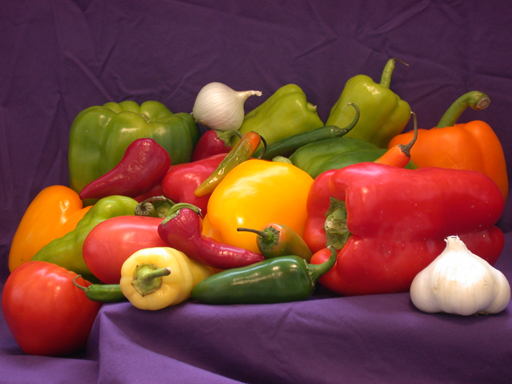
%> input picture TP1 - Perceptual Hash/peppers.png, 512 x 384 px
$ octave e1.m   (GNU Octave 9; MATLAB toolbox functions it lacks are replaced by stand-ins)
%> lines starting %> are read from the running program, lines starting %| are printed output that depends on the picture
### TP1-Perceptual_Hash/colorHist.m
## Copyright (C) 2017 Martino
##
## This program is free software; you can redistribute it and/or modify it
## under the terms of the GNU General Public License as published by
## the Free Software Foundation; either version 3 of the License, or
## (at your option) any later version.
##
## This program is distributed in the hope that it will be useful,
## but WITHOUT ANY WARRANTY; without even the implied warranty of
## MERCHANTABILITY or FITNESS FOR A PARTICULAR PURPOSE.  See the
## GNU General Public License for more details.
##
## You should have received a copy of the GNU General Public License
## along with this program.  If not, see <http://www.gnu.org/licenses/>.

## -*- texinfo -*-
## @deftypefn {Function File} {@var{retval} =} colorHist (@var{input1}, @var{input2})
##
## @seealso{}
## @end deftypefn

## Author: Martino <martino@martino-Link>
## Created: 2017-03-02

function colorHist (component,color)
  [ch,~] = imhist(component);
  cc = [0 ch' 0];
  x = [0 0:255 255];
  f = fill(x,cc,color);
  set(f,'facealpha',0.5);
  xlim([0,255]);
endfunction

### TP1-Perceptual_Hash/implot.m
## Copyright (C) 2017 Martino
##
## This program is free software; you can redistribute it and/or modify it
## under the terms of the GNU General Public License as published by
## the Free Software Foundation; either version 3 of the License, or
## (at your option) any later version.
##
## This program is distributed in the hope that it will be useful,
## but WITHOUT ANY WARRANTY; without even the implied warranty of
## MERCHANTABILITY or FITNESS FOR A PARTICULAR PURPOSE.  See the
## GNU General Public License for more details.
##
## You should have received a copy of the GNU General Public License
## along with this program.  If not, see <http://www.gnu.org/licenses/>.

## -*- texinfo -*-
## @deftypefn {Function File} {@var{retval} =} implot (@var{input1}, @var{input2})
##
## @seealso{}
## @end deftypefn

## Author: Martino <martino@martino-Link>
## Created: 2017-03-02

function  implot (image)
  imshow(image)
endfunction

### TP1-Perceptual_Hash/e1.m

clear all;
close all;

graphics_toolkit ('gnuplot')


pkg load image;

I = imread("peppers.png");
%> I is the input picture: size 384x512x3 uint8; mean R, G, B 120.8, 66.4, 57.6
implot(I);

r = I(:,:,1);
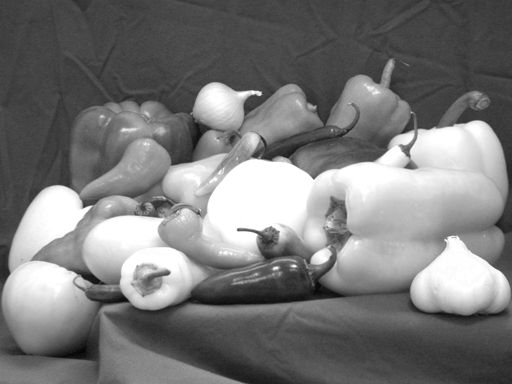
%> r: size 384x512 uint8; min 5, max 255, mean 120.8
g = I(:,:,2);
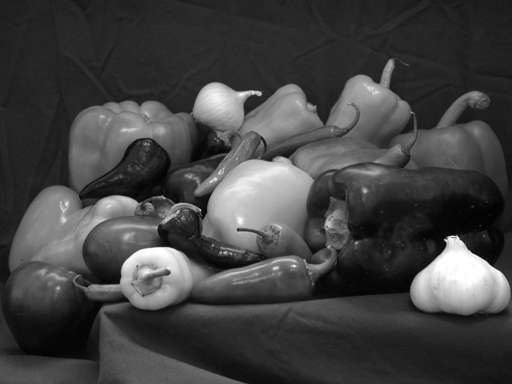
%> g: size 384x512 uint8; min 1, max 255, mean 66.4
b = I(:,:,3);
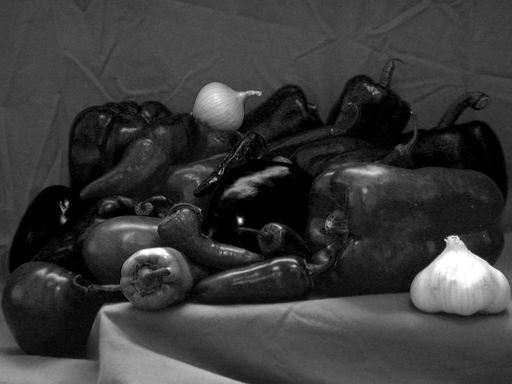
%> b: size 384x512 uint8; min 0, max 255, mean 57.6

figure;
colorHist(b,'blue');
%> in colorHist, `[ch,~] = imhist(component);`: ch = 256 values, max 10753 at index 1, min 15 at index 220, mean 768
%> in colorHist, `cc = [0 ch' 0];`: cc = 258 values, max 10753 at index 2, min 0 at index 1, mean 762
hold on;
colorHist(g,'green');
colorHist(r,'red');
legend("blue","green","red");
title ('Color Histogram');
xlabel('intensity');
ylabel('occurnecy');
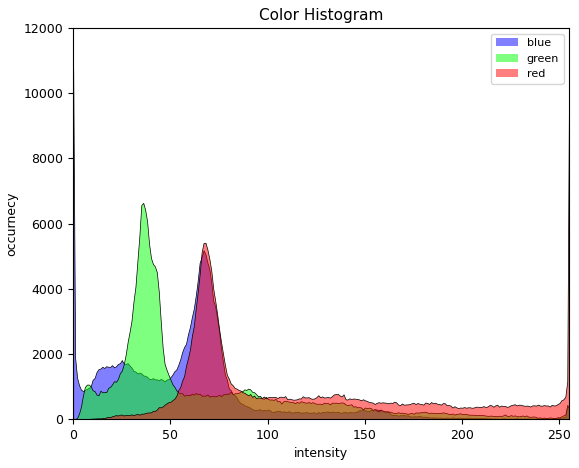
%> figure redrawn from the program's plot data

gray = rgb2gray(I);#r/3+g/3+b/3;
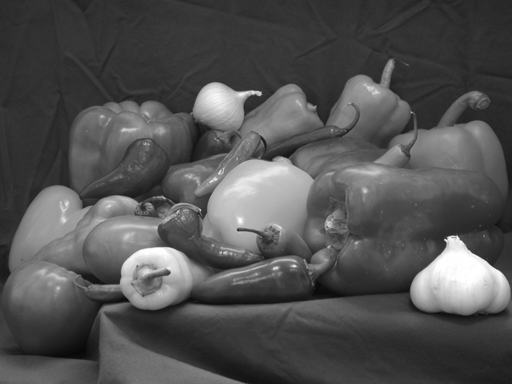
%> gray: size 384x512 uint8; min 8, max 255, mean 81.7
figure;
implot(gray);
figure();
colorHist(gray,'black');
title ('Luminosity Histogram');
xlabel('intensity');
ylabel('occurnecy');
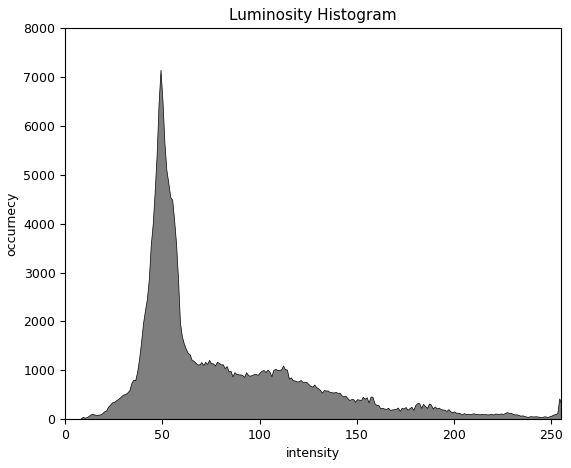
%> figure redrawn from the program's plot data
# print("Mean: ")
mean = mean2(mean(gray))
%> mean = 81.66
# print("STD: ")
variance = std2(gray)^2
%> variance = 1523.1
fun = @mean2;
%> (the run ends here)
